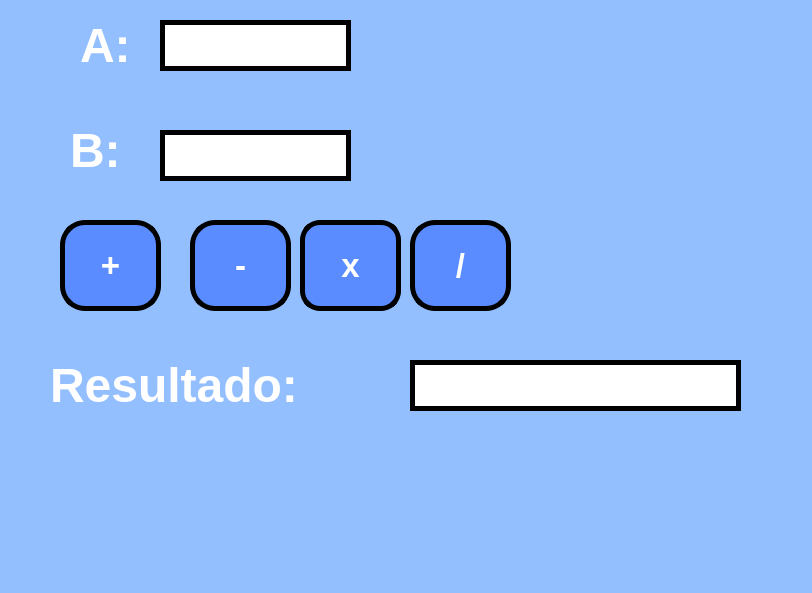
<?xml version="1.0" encoding="UTF-8"?>
<ui version="4.0">
 <class>MainWindow</class>
 <widget class="QMainWindow" name="MainWindow">
  <property name="geometry">
   <rect>
    <x>0</x>
    <y>0</y>
    <width>812</width>
    <height>593</height>
   </rect>
  </property>
  <property name="font">
   <font>
    <weight>75</weight>
    <bold>true</bold>
   </font>
  </property>
  <property name="windowTitle">
   <string>MainWindow</string>
  </property>
  <property name="styleSheet">
   <string notr="true">background-color: rgb(148, 191, 255);</string>
  </property>
  <widget class="QWidget" name="centralwidget">
   <widget class="QPushButton" name="btn_sumar">
    <property name="geometry">
     <rect>
      <x>60</x>
      <y>220</y>
      <width>101</width>
      <height>91</height>
     </rect>
    </property>
    <property name="font">
     <font>
      <family>Arial</family>
      <pointsize>25</pointsize>
      <weight>75</weight>
      <bold>true</bold>
     </font>
    </property>
    <property name="styleSheet">
     <string notr="true">background-color: rgb(91, 140, 255);
border: 5px solid black;
border-radius: 25px;
color: rgb(255, 255, 255);

</string>
    </property>
    <property name="text">
     <string>+</string>
    </property>
   </widget>
   <widget class="QLineEdit" name="txt_A">
    <property name="geometry">
     <rect>
      <x>160</x>
      <y>20</y>
      <width>191</width>
      <height>51</height>
     </rect>
    </property>
    <property name="font">
     <font>
      <pointsize>35</pointsize>
      <weight>75</weight>
      <bold>true</bold>
     </font>
    </property>
    <property name="styleSheet">
     <string notr="true">background-color: rgb(255, 255, 255);
border: 5px solid black;
</string>
    </property>
    <property name="text">
     <string/>
    </property>
    <property name="alignment">
     <set>Qt::AlignCenter</set>
    </property>
   </widget>
   <widget class="QLabel" name="label">
    <property name="geometry">
     <rect>
      <x>80</x>
      <y>10</y>
      <width>61</width>
      <height>71</height>
     </rect>
    </property>
    <property name="text">
     <string>&lt;html&gt;&lt;head/&gt;&lt;body&gt;&lt;p&gt;&lt;span style=&quot; font-size:36pt; font-weight:700; color:#ffffff;&quot;&gt;A:&lt;/span&gt;&lt;/p&gt;&lt;/body&gt;&lt;/html&gt;</string>
    </property>
   </widget>
   <widget class="QLineEdit" name="txt_resultado">
    <property name="geometry">
     <rect>
      <x>410</x>
      <y>360</y>
      <width>331</width>
      <height>51</height>
     </rect>
    </property>
    <property name="font">
     <font>
      <pointsize>35</pointsize>
      <weight>75</weight>
      <bold>true</bold>
     </font>
    </property>
    <property name="styleSheet">
     <string notr="true">background-color: rgb(255, 255, 255);
border: 5px solid black;</string>
    </property>
    <property name="text">
     <string/>
    </property>
    <property name="alignment">
     <set>Qt::AlignCenter</set>
    </property>
   </widget>
   <widget class="QLabel" name="label_2">
    <property name="geometry">
     <rect>
      <x>70</x>
      <y>120</y>
      <width>61</width>
      <height>61</height>
     </rect>
    </property>
    <property name="text">
     <string>&lt;html&gt;&lt;head/&gt;&lt;body&gt;&lt;p&gt;&lt;span style=&quot; font-size:36pt; font-weight:700; color:#ffffff;&quot;&gt;B:&lt;/span&gt;&lt;/p&gt;&lt;/body&gt;&lt;/html&gt;</string>
    </property>
   </widget>
   <widget class="QLabel" name="label_3">
    <property name="geometry">
     <rect>
      <x>50</x>
      <y>350</y>
      <width>341</width>
      <height>71</height>
     </rect>
    </property>
    <property name="text">
     <string>&lt;html&gt;&lt;head/&gt;&lt;body&gt;&lt;p&gt;&lt;span style=&quot; font-size:36pt; font-weight:700; color:#ffffff;&quot;&gt;Resultado:&lt;/span&gt;&lt;/p&gt;&lt;/body&gt;&lt;/html&gt;</string>
    </property>
   </widget>
   <widget class="QPushButton" name="btn_restar">
    <property name="geometry">
     <rect>
      <x>190</x>
      <y>220</y>
      <width>101</width>
      <height>91</height>
     </rect>
    </property>
    <property name="font">
     <font>
      <family>Arial</family>
      <pointsize>25</pointsize>
      <weight>75</weight>
      <bold>true</bold>
     </font>
    </property>
    <property name="styleSheet">
     <string notr="true">background-color: rgb(91, 140, 255);
border: 5px solid black;
border-radius: 25px;
color: rgb(255, 255, 255);

</string>
    </property>
    <property name="text">
     <string>-</string>
    </property>
   </widget>
   <widget class="QPushButton" name="btn_multiplicar">
    <property name="geometry">
     <rect>
      <x>300</x>
      <y>220</y>
      <width>101</width>
      <height>91</height>
     </rect>
    </property>
    <property name="font">
     <font>
      <family>Arial</family>
      <pointsize>25</pointsize>
      <weight>75</weight>
      <bold>true</bold>
     </font>
    </property>
    <property name="styleSheet">
     <string notr="true">background-color: rgb(91, 140, 255);
border: 5px solid black;
border-radius: 20px;
    min-width: 40px;
    min-height: 40px;
color: rgb(255, 255, 255);

</string>
    </property>
    <property name="text">
     <string>x</string>
    </property>
   </widget>
   <widget class="QPushButton" name="btn_dividir">
    <property name="geometry">
     <rect>
      <x>410</x>
      <y>220</y>
      <width>101</width>
      <height>91</height>
     </rect>
    </property>
    <property name="font">
     <font>
      <family>Arial</family>
      <pointsize>25</pointsize>
      <weight>75</weight>
      <bold>true</bold>
     </font>
    </property>
    <property name="styleSheet">
     <string notr="true">background-color: rgb(91, 140, 255);
border: 5px solid black;
border-radius: 25px;
color: rgb(255, 255, 255);

</string>
    </property>
    <property name="text">
     <string>/</string>
    </property>
   </widget>
   <widget class="QLineEdit" name="txt_B">
    <property name="geometry">
     <rect>
      <x>160</x>
      <y>130</y>
      <width>191</width>
      <height>51</height>
     </rect>
    </property>
    <property name="font">
     <font>
      <pointsize>35</pointsize>
      <weight>75</weight>
      <bold>true</bold>
     </font>
    </property>
    <property name="styleSheet">
     <string notr="true">background-color: rgb(255, 255, 255);
border: 5px solid black;</string>
    </property>
    <property name="text">
     <string/>
    </property>
    <property name="alignment">
     <set>Qt::AlignCenter</set>
    </property>
   </widget>
   <zorder>label_3</zorder>
   <zorder>btn_sumar</zorder>
   <zorder>txt_A</zorder>
   <zorder>label</zorder>
   <zorder>txt_resultado</zorder>
   <zorder>label_2</zorder>
   <zorder>btn_restar</zorder>
   <zorder>btn_multiplicar</zorder>
   <zorder>btn_dividir</zorder>
   <zorder>txt_B</zorder>
  </widget>
  <widget class="QMenuBar" name="menubar">
   <property name="geometry">
    <rect>
     <x>0</x>
     <y>0</y>
     <width>812</width>
     <height>26</height>
    </rect>
   </property>
  </widget>
  <widget class="QStatusBar" name="statusbar"/>
 </widget>
 <resources/>
 <connections/>
</ui>
